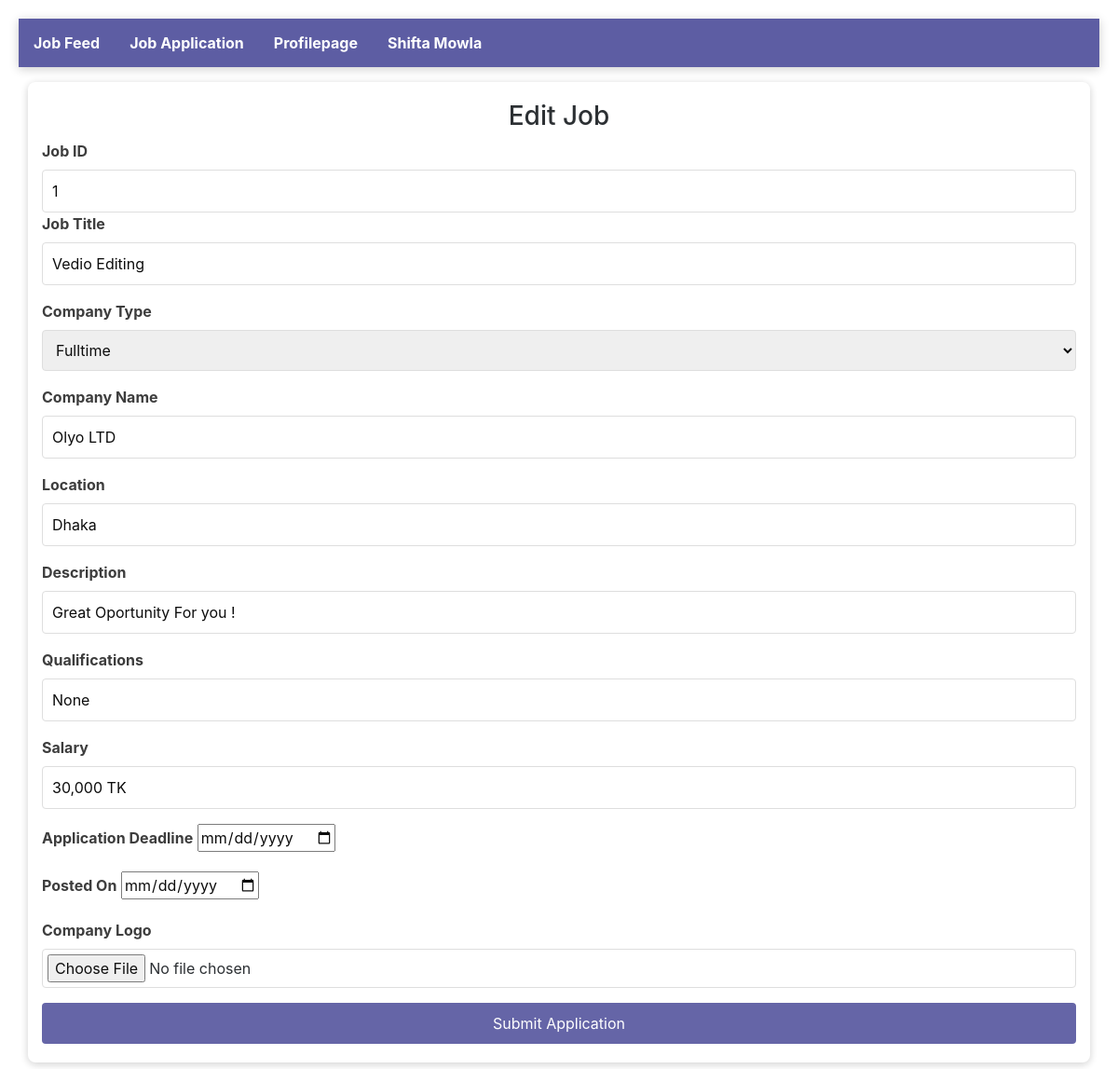
Screenshot of /editjob/1 (signed in) with the database file from the repository.
### myapp/models.py (models this page shows, shortened)
class Custom_user(AbstractUser):
    USER=[
        ('recruiter','Recruiter'),
        ('jobseeker','Jobseeker')
    ]
    Gender=[
        ('male','Male'),
        ('female','Female'),
        ('other','Other')
    ]
    user_type=models.CharField(choices=USER,max_length=100,null=True)
    city=models.CharField(max_length=25, null=True)
    gender=models.CharField(choices=Gender,max_length=100,null=True)
    profile_picture=models.ImageField(upload_to='company_logos/', null=True)

class JobModel(models.Model):
    JOB_TYPE_CHOICES = [
        ('fulltime', 'Full-time'),
        ('parttime', 'Part-time'),
    ]
    user = models.ForeignKey(Custom_user, on_delete=models.CASCADE)
    job_title = models.CharField(max_length=255, null=True)
    company_type = models.CharField(max_length=10, choices=JOB_TYPE_CHOICES, null=True)
    company_logo = models.ImageField(upload_to='company_logos/', null=True)
    company_name = models.CharField(max_length=255, null=True)
    location = models.CharField(max_length=255, null=True)
    Qualifications = models.CharField(max_length=255, null=True)
    description = models.TextField(null=True)
    salary = models.CharField(max_length=255, null=True)
    posted_on = models.DateField(default=timezone.now, null=True)
    application_deadline = models.DateTimeField(auto_now=True, null=True)

### myproject/views.py (the view)
# urls.py: path('editjob/<int:id>', editjob, name='editjob'),
def editjob(req,id):
    current_user=req.user
    job=JobModel.objects.filter(id=id)
    if current_user.user_type == "recruiter":
        if req.method == 'POST':
            job=JobModel()
            id=req.POST.get('id')
            Qualifications=req.POST.get('Qualifications')
            job_title=req.POST.get('job_title')
            company_type=req.POST.get('company_type')
            company_logo=req.FILES.get('company_logo')
            location=req.POST.get('location')
            company_name=req.POST.get('company_name')
            description=req.POST.get('description')
            salary=req.POST.get('salary')
            application_deadline=req.POST.get('application_deadline')
            posted_on=req.POST.get('posted_on')
            company_logo_old=req.POST.get('company_logo_old')
            job=JobModel(
                id=id,
                user=current_user,
                job_title=job_title,
                Qualifications=Qualifications,
                company_type=company_type,
                location=location,
                company_name=company_name,
                description=description,
                salary=salary,
                application_deadline=application_deadline,
                posted_on=posted_on
            )
            if company_logo:
                 job.company_logo=company_logo
                 job.save()
            return redirect('createdjob')
    return render (req,'editjob.html',{'job':job})

### template/editjob.html (shortened to what this page needs)
{% extends 'base.html' %}
{% block body %}
<!DOCTYPE html>
<html lang="en">
<head>
    <link rel="stylesheet" href="https://cdn.jsdelivr.net/npm/bootstrap@4.0.0/dist/css/bootstrap.min.css">
</head>
<body>
<div class="container">
    <h3>Edit Job</h3>
    <form action="" method="POST" enctype="multipart/form-data">
        {% for i in job %}
        <label for="job_title">Job ID</label>
        <input type="text" id="id" value="{{i.id}}" name="id" readonly>
        <div class="form-group">
            <label for="job_title">Job Title</label>
            <input type="text" id="job_title" value="{{i.job_title}}" name="job_title" required>
        </div>
        <div class="form-group">
            <label for="company_type">Company Type</label>
            <select id="company_type" name="company_type" required>
                <option value="fulltime">Fulltime</option>
            </select>
        </div>
        <div class="form-group">
            <label for="company_name">Company Name</label>
            <input type="text" id="company_name" value="{{i.company_name}}" name="company_name" required>
        </div>
        <div class="form-group">
            <label for="location">Location</label>
            <input type="text" id="location" value="{{i.location}}" name="location" required>
        </div>
        <div class="form-group">
            <label for="description">Description</label>
            <input type="text" id="description" value="{{i.description}}" name="description" required>
        </div>
        <div class="form-group">
            <label for="description">Qualifications</label>
            <input type="text" id="description" value="{{i.Qualifications}}" name="description" required>
        </div>
        <div class="form-group">
            <label for="salary">Salary</label>
            <input type="text" id="salary" value="{{i.salary}}" name="salary" required>
        </div>
        <div class="form-group">
            <label for="application_deadline">Application Deadline</label>
            <input type="date" id="application_deadline" value="{{i.application_deadline}}" name="application_deadline" required>
        </div>
        <div class="form-group">
            <label for="posted_on">Posted On</label>
            <input type="date" id="posted_on" value="{{i.posted_on}}" name="posted_on" required>
        </div>
        <div class="form-group">
            <label for="company_logo">Company Logo</label>
            <input type="file" id="company_logo" value="/{{i.company_logo}}" name="company_logo" required>
        </div>
        {% endfor %}
        <button type="submit" class="submit-btn">Submit Application</button>
    </form>
</div>
</body>
</html>
{% endblock body %}

### template/base.html (shortened to what this page needs)
<!DOCTYPE html>
<html lang="en">
<head>
</head>
<body>
  <ul>
    <li><a href="{% url 'jobfeed' %}">Job Feed</a></li>
    {% if user.user_type == 'jobseeker' %}
    <li><a href="{% url 'profilepage' %}">Profilepage</a></li>
    {% elif user.user_type == 'recruiter' %}
      <li><a href="{% url 'appliedjob' %}">Job Application</a></li>
      <li><a href="{% url 'profilepage' %}">Profilepage</a></li>
    {% endif %}
      <li class="dropdown">
        <a href="javascript:void(0)" class="dropbtn">{{user.first_name}} {{user.last_name}}</a>
      </li>
  </ul>
{% block body %}
{% endblock body %}
</body>
</html>

### template/base.html (style rules this page uses)
body { background-color: white; font-family: 'Arial', sans-serif; }
ul { list-style-type: none; margin: 0; padding: 0; overflow: hidden; background-color: #5d5da3; box-shadow: 0 2px 10px rgba(0, 0, 0, 0.2); }
li { float: left; }
li a { display: inline-block; color: #FFFFFF; text-align: center; padding: 14px 16px; text-decoration: none; transition: background-color 0.3s, color 0.3s; font-weight: bold; }
li.dropdown { display: inline-block; }

### template/editjob.html (style rules this page uses)
body { font-family: Arial, sans-serif; background: url('https://www.toptal.com/designers/subtlepatterns/patterns/white-paper.png'); margin: 0; padding: 20px; }
.container { max-width: 600px; margin: auto; background: white; padding: 20px; border-radius: 8px; box-shadow: 0 2px 10px rgba(0, 0, 0, 0.2); opacity: 0.95; }
h3 { text-align: center; color: #5d5da3; }
.form-group { margin-bottom: 15px; }
label { display: block; margin-bottom: 5px; font-weight: bold; color: #333; }
input[type="text"], input[type="url"], input[type="number"], textarea, input[type="file"], select { width: 100%; padding: 10px; border: 1px solid #ddd; border-radius: 4px; box-sizing: border-box; }
input[type="file"] { padding: 5px; }
.submit-btn { background-color: #5d5da3; color: white; border: none; padding: 10px; width: 100%; border-radius: 4px; cursor: pointer; font-size: 16px; transition: background-color 0.3s; }

### rows the page displays
Custom_user: first_name "Shifta", last_name "Mowla"
JobModel: id "1", job_title "Vedio Editing", company_name "Olyo LTD", location "Dhaka", description "Great Oportunity For you !", description "None", salary "30,000 TK"
